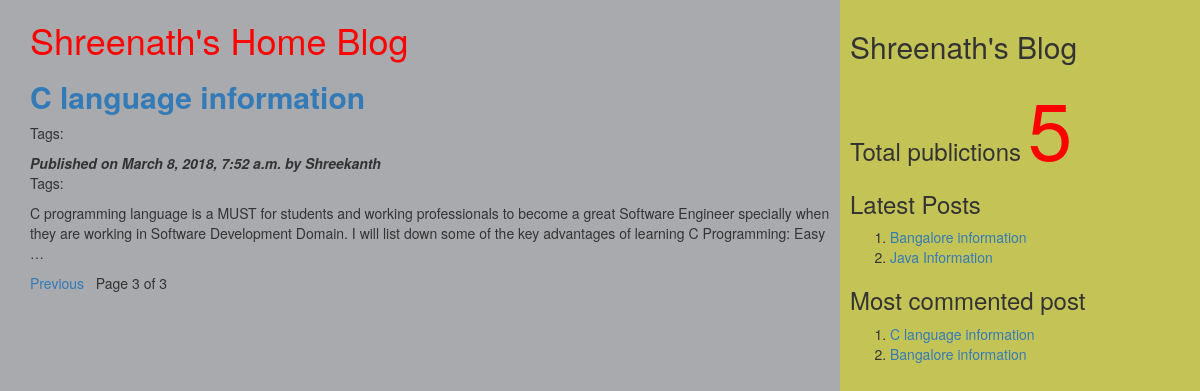
/?page=3, run on the app's committed database.
### myApp/models.py (models this page shows, shortened)
class Post(models.Model):
          tags=TaggableManager()
          STATUS_CHOICES=(('draft','Draft'),('published','Published'))
          title=models.CharField(max_length=256)
          slug=models.SlugField(max_length=264,unique_for_date='publish')
          author=models.ForeignKey(User,related_name='blog_posts',on_delete= models.CASCADE)
          body=models.TextField()
          publish=models.DateTimeField(default=timezone.now)
          created=models.DateTimeField(auto_now_add=True)
          updated=models.DateTimeField(auto_now=True)
          status= models.CharField(max_length=10,choices=STATUS_CHOICES,default='draft')
          objects=CustomManager()
          class Meta:
                ordering=('-publish',)
          def get_absolute_url(self):
                return reverse('post_detail',args=[self.publish.year,self.publish.strftime('%m'),self.publish.strftime('%d'),self.slug])

### myApp/views.py (the view)
# urls.py: url(r'^$',views.post_list_view),
def post_list_view(request,tag_slug=None):
    post_list=Post.objects.all()
    tag=None
    if tag_slug:
        tag=get_object_or_404(Tag,slug=tag_slug)#provided slug
        post_list=post_list.filter(tags__in=[tag])
    paginator=Paginator(post_list,2) #step1
    page_number=request.GET.get('page') #step2
    try:
       post_list=paginator.page(page_number) #step2
    except PageNotAnInteger:
       post_list=paginator.page(1) #step 3
    except EmptyPage:
      post_list=paginator.page(paginator.num_pages) #step 4
    d={'post_list':post_list,'tag':tag}
    return render(request,'myApp/post_list.html',d)

### myApp/models.py (called while the page is built)
    def get_queryset(self):
        return super().get_queryset().filter(status='published')

### myApp/templatetags/mytags.py (called while the page is built)
@register.simple_tag
def total_posts():
    return Post.objects.count()

@register.inclusion_tag('myApp/latest_post.html')
def show_latest_posts(count=3):
    latest_posts=Post.objects.order_by('-publish')[:count]
    return {'latest_posts':latest_posts}

@register.simple_tag
def get_most_commented_posts(count=2):
    return Post.objects.annotate(total_comments=Count('comments')).order_by('-total_comments')[:count]

### templates/myApp/post_list.html (shortened to what this page needs)
<html>
    {%extends 'myApp/parent.html'%}
        {%block content_block%}
        <h1 style="color:red">Shreenath's Home Blog</h1>
        {%for post in post_list%}
        <a href="{{post.get_absolute_url}}"><h2><b>{{post.title}}</b></h2></a>
         <p>Tags:
          </p>
        <i><b>Published on {{post.publish}} by {{post.author|title}}</b></i>
        <p>Tags:{{post.tags.all|join:','}}</p>
        {{post.body|truncatewords:40|linebreaks}}
        {%endfor%}
        {%include 'myApp/pagination.html' with page=post_list%}
        {%endblock%}

### templates/myApp/parent.html (shortened to what this page needs)
<html>
{%load mytags%}
    <head>
        <link rel="stylesheet" href="https://maxcdn.bootstrapcdn.com/bootstrap/3.3.7/css/bootstrap.min.css">
    </head>
    <body>
        <div class="content" style="width:70%;float:left;background-color:a8aaad;height:300%;padding:0 0 0 30px">
              {%block content_block%}
              {%endblock%}
        </div>
        <div class="sidebar" style="width:30%;float:right;background-color:#c4c456;height:300%;padding:10px">
            <h2>Shreenath's Blog</h2>
            <h3>Total publictions
              <span style="color:red;font-size:80px">
              {%total_posts%}</span>
              <h3>Latest Posts</h3>
              {% show_latest_posts 2 %}
              <h3>Most commented post</h3>
              {%get_most_commented_posts as m%}
              <ol>
                {%for post in m%}
                <li><a href="{{post.get_absolute_url}}">{{post.title}}</a></li>
                {%endfor%}
              </ol>
            </h3>
        </div>
    </body>
</html>

### templates/myApp/latest_post.html
<!DOCTYPE html>
<html lang="en" dir="ltr">
  <body>
    <ol>
    {%for post in latest_posts%}
    <li><a href="{{post.get_absolute_url}}">{{post.title}}</a></li>
    {%endfor%}
    </ol>
  </body>
</html>

### data on the page
Post: title "C language information", publish "March 8, 2018, 7:52 a.m.", author "Shreekanth", body "C programming language is a MUST for students and working professionals to become a great Software Engineer specially when they are working in Software Development Domain. I will list down some of the key advantages of learning C Programming: Easy …"
Post: title "Bangalore information"
Post: title "Java Information"

### other printed values
{{ page.number }} "3"
{{ page.paginator.num_pages }} "3"
